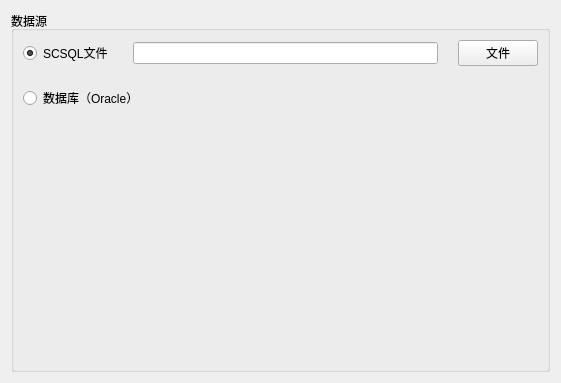
<?xml version="1.0" encoding="UTF-8"?>
<ui version="4.0">
 <class>FirstWizardPage</class>
 <widget class="QWizardPage" name="FirstWizardPage">
  <property name="geometry">
   <rect>
    <x>0</x>
    <y>0</y>
    <width>561</width>
    <height>383</height>
   </rect>
  </property>
  <property name="minimumSize">
   <size>
    <width>561</width>
    <height>383</height>
   </size>
  </property>
  <property name="maximumSize">
   <size>
    <width>561</width>
    <height>383</height>
   </size>
  </property>
  <property name="windowTitle">
   <string>WizardPage</string>
  </property>
  <layout class="QVBoxLayout" name="verticalLayout_2">
   <property name="spacing">
    <number>6</number>
   </property>
   <item>
    <widget class="QGroupBox" name="groupBox">
     <property name="title">
      <string>数据源</string>
     </property>
     <layout class="QVBoxLayout" name="verticalLayout">
      <property name="spacing">
       <number>20</number>
      </property>
      <item>
       <layout class="QHBoxLayout" name="horizontalLayout_2">
        <item>
         <widget class="QRadioButton" name="radioButtonFile">
          <property name="text">
           <string>SCSQL文件</string>
          </property>
          <property name="checked">
           <bool>true</bool>
          </property>
         </widget>
        </item>
        <item>
         <widget class="QLineEdit" name="lineEditFilePath">
          <property name="readOnly">
           <bool>true</bool>
          </property>
         </widget>
        </item>
        <item>
         <widget class="QPushButton" name="pushButtonFile">
          <property name="text">
           <string>文件</string>
          </property>
         </widget>
        </item>
       </layout>
      </item>
      <item>
       <widget class="QRadioButton" name="radioButtonSql">
        <property name="text">
         <string>数据库（Oracle）</string>
        </property>
       </widget>
      </item>
      <item>
       <spacer name="verticalSpacer">
        <property name="orientation">
         <enum>Qt::Vertical</enum>
        </property>
        <property name="sizeHint" stdset="0">
         <size>
          <width>20</width>
          <height>163</height>
         </size>
        </property>
       </spacer>
      </item>
     </layout>
    </widget>
   </item>
  </layout>
 </widget>
 <resources/>
 <connections/>
</ui>
